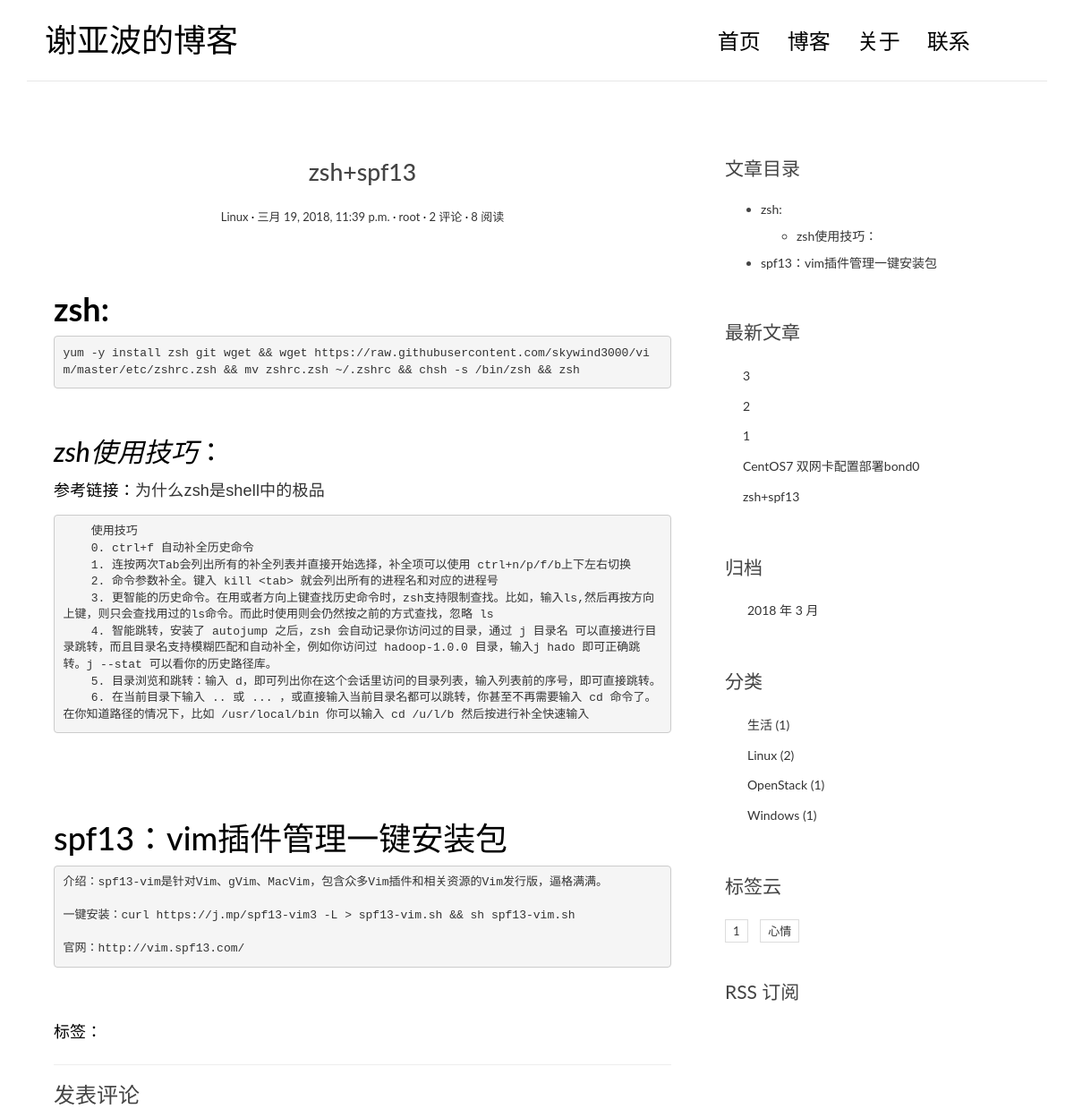
/post/2/ (upper part), run on an earlier commit of the app's database.
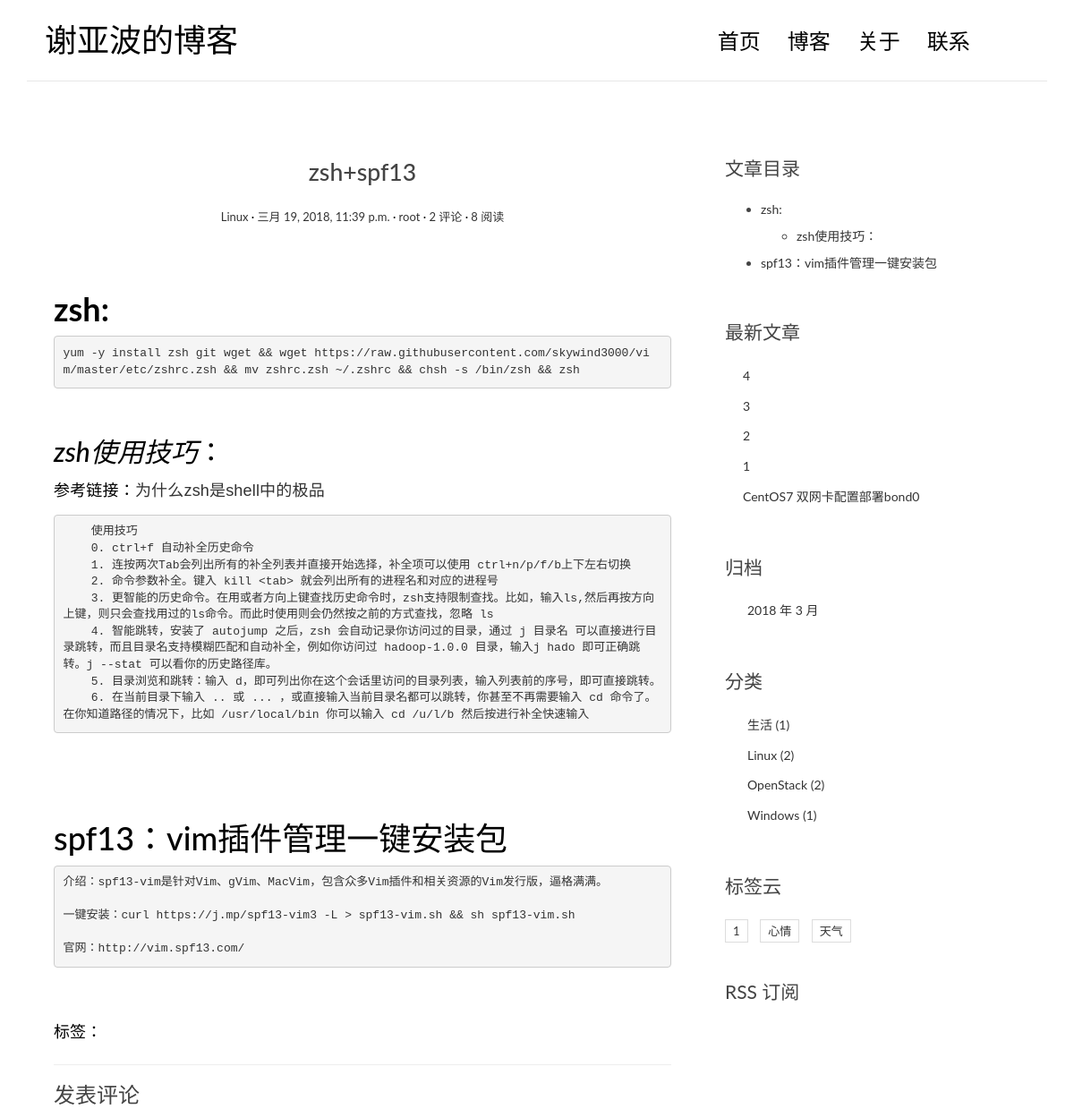
And on a later commit of the database.
### blog/models.py (models this page shows, shortened)
@python_2_unicode_compatible
class Post(models.Model):
    title = models.CharField(max_length=70)
    body = models.TextField()
    created_time = models.DateTimeField()
    modified_time = models.DateTimeField()
    excerpt = models.CharField(max_length=200, blank=True)
    views = models.PositiveIntegerField(default=0)
    category = models.ForeignKey(Category)
    tags = models.ManyToManyField(Tag, blank=True)
    author = models.ForeignKey(User)
    def get_absolute_url(self):
        return reverse('blog:detail', kwargs={'pk': self.pk})
    class Meta:
        ordering = ['-created_time']
    def increase_views(self):
        self.views += 1
        self.save(update_fields=['views'])
    def save(self, *args, **kwargs):
        if not self.excerpt:
            md = markdown.Markdown(extensions=[
                'markdown.extensions.extra',
                'markdown.extensions.codehilite',
            ])
            self.excerpt = strip_tags(md.convert(self.body))[:54]
        super(Post, self).save(*args, **kwargs)

@python_2_unicode_compatible
class Category(models.Model):
    name = models.CharField(max_length=100)

@python_2_unicode_compatible
class Tag(models.Model):
    name = models.CharField(max_length=100)

### blog/views.py (the view)
# urls.py: url(r'^post/(?P<pk>[0-9]+)/$', views.PostDetailView.as_view(), name='detail'),
class PostDetailView(DetailView):
    model = Post
    template_name = 'blog/detail.html'
    context_object_name = 'post'
    def get(self, request, *args, **kwargs):
        response = super(PostDetailView, self).get(request, *args, **kwargs)
        self.object.increase_views()
        return response
    def get_object(self, queryset=None):
        post = super(PostDetailView, self).get_object(queryset=None)
        md = markdown.Markdown(extensions=[
            'markdown.extensions.extra',
            'markdown.extensions.codehilite',
            TocExtension(slugify=slugify),
        ])
        post.body = md.convert(post.body)
        post.toc = md.toc
        return post
    def get_context_data(self, **kwargs):
        context = super(PostDetailView, self).get_context_data(**kwargs)
        form = CommentForm()
        comment_list = self.object.comment_set.all()
        context.update({
            'form': form,
            'comment_list': comment_list
        })
        return context

### blog/templatetags/blog_tags.py (called while the page is built)
@register.simple_tag
def get_recent_posts(num=5):
    return Post.objects.all()[:num]

@register.simple_tag
def archives():
    return Post.objects.dates('created_time', 'month', order='DESC')

@register.simple_tag
def get_categories():
    return Category.objects.annotate(num_posts=Count('post')).filter(num_posts__gt=0)

@register.simple_tag
def get_tags():
    return Tag.objects.annotate(num_posts=Count('post')).filter(num_posts__gt=0)

### templates/blog/detail.html (shortened to what this page needs)
{% extends 'base.html' %}
{% block main %}
    <article class="post post-{{ post.pk }}">
        <header class="entry-header">
            <h1 class="entry-title">{{ post.title }}</h1>
            <div class="entry-meta">
                <span class="post-category">
                    <a href="{% url 'blog:category' post.category.pk %}">{{ post.category.name }}</a></span>
                <span class="post-date"><a href="#"><time class="entry-date"
                                                          datetime="{{ post.created_time }}">{{ post.created_time }}</time></a></span>
                <span class="post-author"><a href="#">{{ post.author }}</a></span>
                <span class="comments-link">
                    <a href="{{ post.get_absolute_url }}#comment-area">{{ post.comment_set.count }} 评论</a></span>
                <span class="views-count"><a href="#">{{ post.views }} 阅读</a></span>
            </div>
        </header>
        <div class="entry-content clearfix">
            {{ post.body|safe }}
            <div class="widget-tag-cloud">
                <ul>
                    标签：
                </ul>
            </div>
        </div>
    </article>
    <section class="comment-area" id="comment-area">
        <hr>
        <h3>发表评论</h3>
    </section>
{% endblock main %}
{% block toc %}
    <div class="widget widget-content">
        <h3 class="widget-title">文章目录</h3>
        {{ post.toc|safe }}
    </div>
{% endblock toc %}

### templates/base.html (shortened to what the changed rows need)
{% load staticfiles %}
{% load blog_tags %}
<!DOCTYPE html>
<html>
<head>
    <link rel="stylesheet" href="http://code.ionicframework.com/ionicons/2.0.1/css/ionicons.min.css">
    <link rel="stylesheet" href="{% static 'blog/css/bootstrap.min.css' %}">
    <link rel="stylesheet" href="{% static 'blog/css/pace.css' %}">
    <link rel="stylesheet" href="{% static 'blog/css/custom.css' %}">
    <link rel="stylesheet" href="{% static 'blog/css/highlights/github.css' %}">
</head>
<body>
<div class="container">
    <header id="site-header">
        <div class="row">
            <div class="col-md-4 col-sm-5 col-xs-8">
                <div class="logo">
                    <h1><a href="{% url 'blog:index' %}"><b>谢亚波的博客</b></a></h1>
                </div>
            </div>
        </div>
    </header>
</div>
<div class="content-body">
    <div class="container">
        <div class="row">
            <main class="col-md-8">
                {% block main %}
                {% endblock main %}
            </main>
            <aside class="col-md-4">
                {% block toc %}
                {% endblock toc %}
                <div class="widget widget-recent-posts">
                    {% get_recent_posts as recent_post_list %}
                    <ul>
                        {% for post in recent_post_list %}
                            <li>
                                <a href="{{ post.get_absolute_url }}">{{ post.title }}</a>
                            </li>
                        {% empty %}
                            暂无文章！
                        {% endfor %}
                    </ul>
                </div>
                <div class="widget widget-archives">
                    {% archives as date_list %}
                    <ul>
                        {% for date in date_list %}
                            <li>
                                <a href="{% url 'blog:archives' date.year date.month %}">{{ date.year }}
                                    年 {{ date.month }} 月</a>
                            </li>
                        {% empty %}
                            暂无归档！
                        {% endfor %}
                    </ul>
                </div>
                <div class="widget widget-category">
                    {% get_categories as category_list %}
                    <ul>
                        {% for category in category_list %}
                            <li>
                                <a href="{% url 'blog:category' category.pk %}">{{ category.name }} <span
                                        class="post-count">({{ category.num_posts }})</span></a>
                            </li>
                        {% empty %}
                            暂无分类！
                        {% endfor %}
                    </ul>
                </div>
                <div class="widget widget-tag-cloud">
                    {% get_tags as tag_list %}
                    <ul>
                        {% for tag in tag_list %}
                            <li>
                                <a href="{% url 'blog:tag' tag.pk %}">{{ tag.name }}</a>
                            </li>
                        {% empty %}
                            暂无标签！
                        {% endfor %}
                    </ul>
                </div>
            </aside>
        </div>
    </div>
</div>
</body>
</html>

What changed in the data, as far as the page shows it:
no longer on one of the page's lists (row unchanged): Post: title "zsh+spf13"
added Post: title "4"
computed for Category "OpenStack": num_posts "1" → "2"
added Tag: name "天气"
